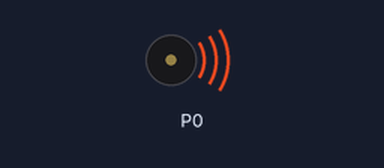
A program run on a simulated BBC micro:bit (MakeCode). On the bench: buzzer (waves = sounding). No radio messages arrive unless stated (any console line starting 'radio sent:' is added by the test bench); what the program prints to the serial console is not drawn.

Above: at 4.2 s.
Timing chart, 0 to 9.3 s (numbered marks = the images above):
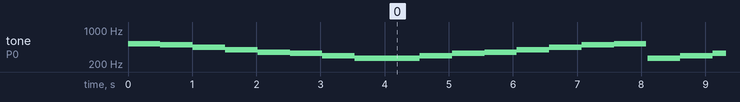

Measured:
- by itself, tone on P0: plays 523 Hz for 0.51 s, 494 Hz for 0.51 s, 440 Hz for 0.51 s, 392 Hz for 0.51 s, 349 Hz for 0.51 s, 330 Hz for 0.51 s … (256 notes in this stretch)

The program:

main.ts
```typescript
music.play(music.stringPlayable("C5 B A G F E D C ", 120), music.PlaybackMode.UntilDone)
while (false) {

}
radio.sendNumber(0)
basic.forever(function () {
    radio.sendNumber(0)
    music.play(music.stringPlayable("C D E F G A B C5 ", 120), music.PlaybackMode.UntilDone)
})
```

test.ts
```typescript
// testes vão aqui; isto não será compilado quando este pacote for usado como uma extensão.
```
